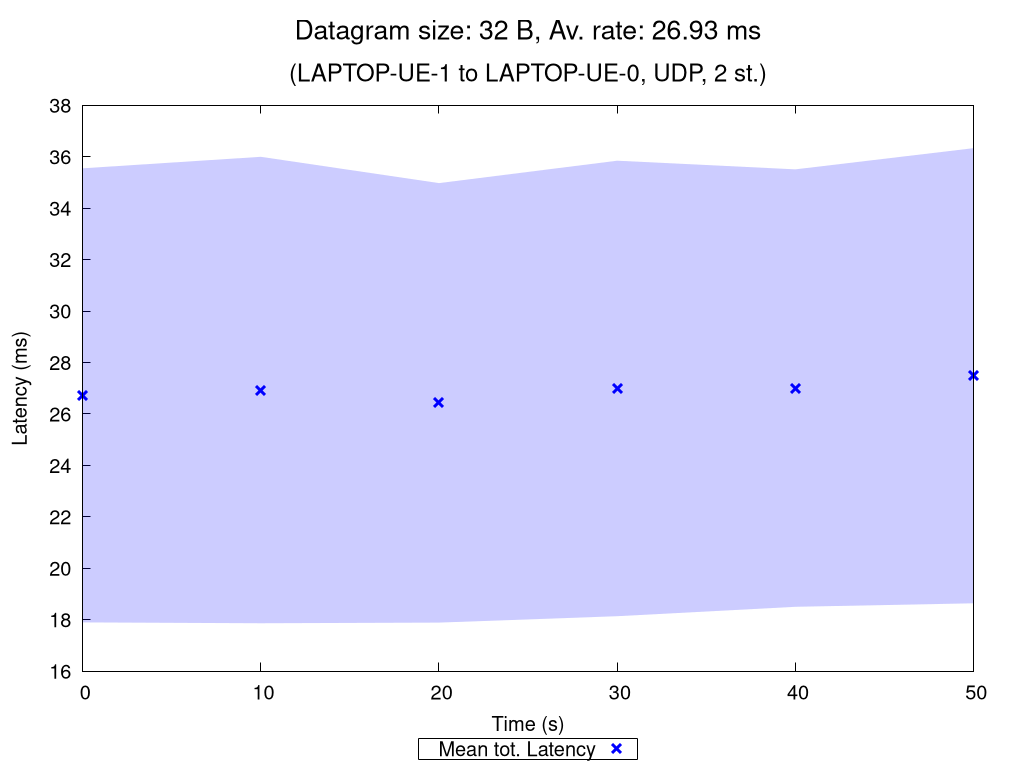

Generate this figure with gnuplot:
set terminal pngcairo nocrop enhanced size 1024,768 font "Verdana,15"
set output "UDP_2_st_2020_10_11_14-57-10_two2one_00032B.png"

set title "{/=20 Datagram size: 32 B, Av. rate: 26.93 ms}\n\n{/=18 (LAPTOP-UE-1 to LAPTOP-UE-0, UDP, 2 st.)}"

set xlabel "Time (s)"
set ylabel "Latency (ms)"
set ytics nomirror
set key bmargin center horizontal box samplen 1 width -1
set bmargin 4.6
set rmargin 4.5

rf = 1.0  # rate factor
set style fill transparent solid 0.2 noborder
set autoscale xfix
plot "UDP_2_st_2020_10_11_14-57-10_two2one_00032B_iperf_processed.dat" using 1:($2/rf-$3/rf):($2/rf+$3/rf) with filledcurves lc rgb "blue" notitle, \
     "" using 1:($2/rf) with points pt 2 ps 1.5 lw 3 lc rgb "blue" title "Mean tot. Latency", \
